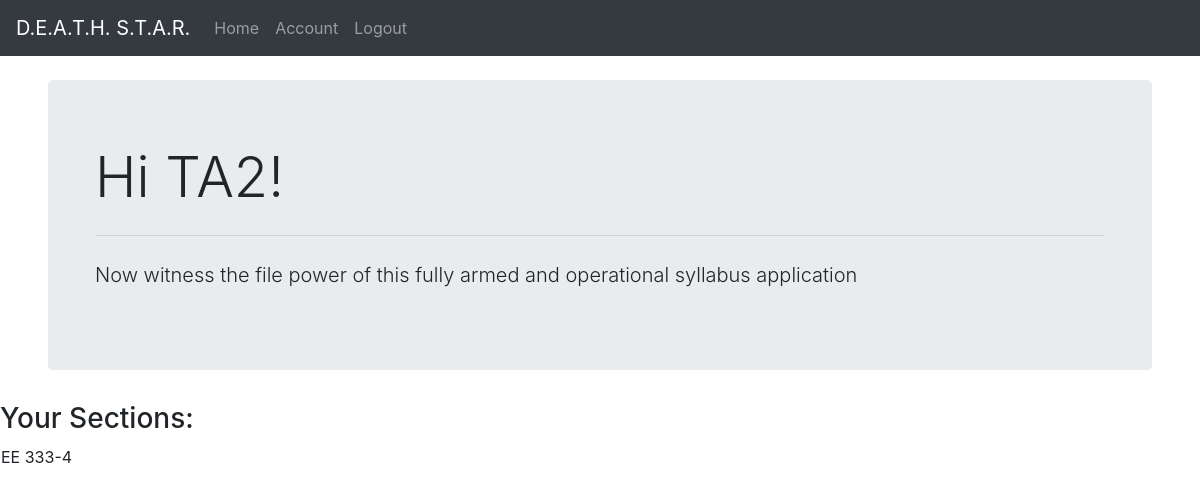
The app's page /home/ (signed in), older data.
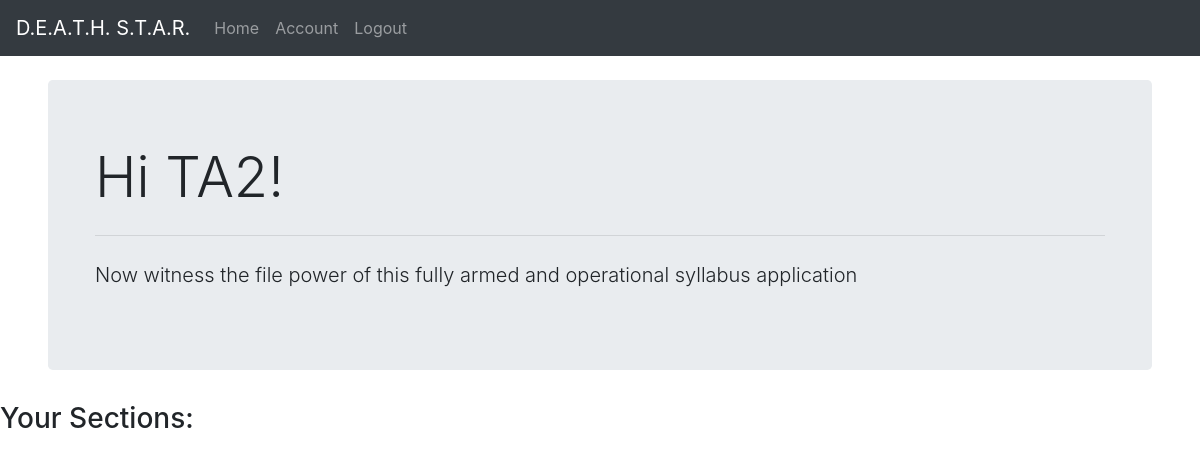
The same page, newer data.
### CS351_Project/models.py (models this page shows, shortened)
class Section(models.Model):
    teachingAssistant = models.ForeignKey(TA, on_delete=models.CASCADE, null=True)
    course = models.ForeignKey(to="Course", on_delete=models.CASCADE)
    section_num = models.CharField(max_length=3)
    def __str__(self):
        return self.course.department + " " + self.course.course_num + "-" + self.section_num

class Course(models.Model):
    instructor = models.ForeignKey(Instructor, on_delete=models.CASCADE, null=True)
    department = models.CharField(max_length=20)
    course_num = models.CharField(max_length=3)

### CS351_Project/views.py (the view, shortened to what this page needs)
# urls.py: 2. Add a URL to urlpatterns:  path('', Home.as_view(), name='home')
@method_decorator(decorators, name='get')
class Home(View):
    def get(self, request):
        currentUser = request.user
        currentTA = TA()
        currentInstr = Instructor()
        currentSections = Section()
        currentCourses = Course()
        try:
            currentTA = TA.objects.get(user=currentUser)
            currentSections = Section.objects.filter(teachingAssistant=currentTA)
        except TA.DoesNotExist:
            currentTA = None
        if currentTA is None:
            try:
                currentInstr = Instructor.objects.get(user=currentUser)
                currentCourses = Course.objects.filter(instructor=currentInstr)
            except Instructor.DoesNotExist:
                currentInstr = None
        return render(request, "home2.html", {"ta": currentTA, "instr": currentInstr,
            "courses": currentCourses, "sections": currentSections})

### templates/home2.html (shortened to what this page needs)
{% extends 'base.html' %}
{% block content %}
  <div class="jumbotron ml-5 mr-5">
        <div class="container">
            <h5 class="display-4">Hi {{ user.username }}!</h5>
            <hr class="my-4">
            <p class="lead">Now witness the file power of this fully armed and operational syllabus application</p>
        </div>
    </div>
    {% if ta != None %}
        <h3>Your Sections:</h3>
        <table>
        {% for i in sections %}
                <tr>
                   <td>{{ i }}
                </tr>
        {% endfor %}
        </table>
    {% endif %}
{% endblock %}

Row changes from the older to the newer data that the page shows:
removed Section: course+section_num "EE 333-4"
